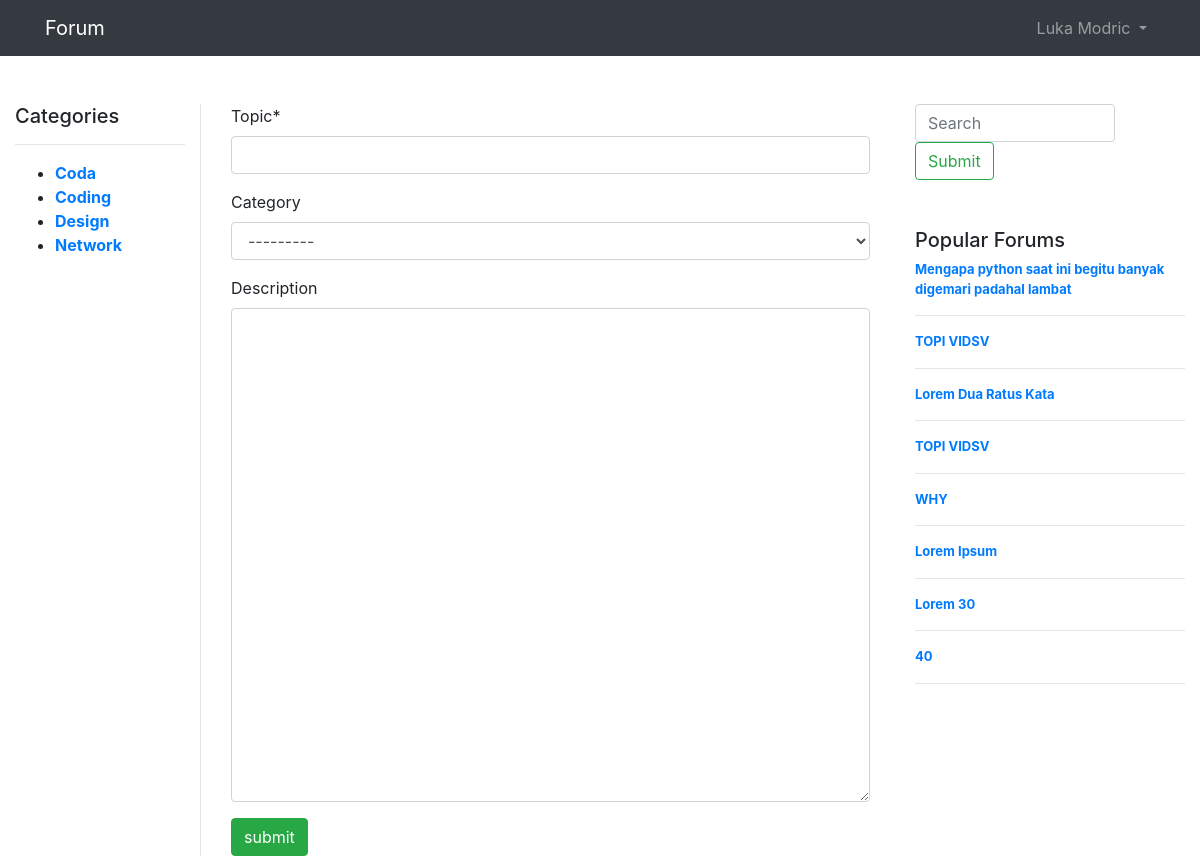
Page /addInForum/ (signed in) on the committed database.
### commentsapp/models.py (models this page shows, shortened)
class profile(models.Model):
    user = models.OneToOneField(User, null=True, blank=True,on_delete=models.CASCADE)
    name = models.CharField(max_length=200,default="anonymous")
    phone = models.CharField(max_length=200, null=True)
    profile_pic = models.ImageField(null=True, blank=True, default="default-profile.png")
    date_created = models.DateTimeField(auto_now_add=True, null=True)

class Category(models.Model):
    category = models.CharField(max_length=200)
    def __str__(self):
        return self.category

class forum(models.Model):
    profile = models.ForeignKey(profile, null=True, blank=True,on_delete=models.SET_NULL)
    topic = models.CharField(max_length=300)
    category = models.ForeignKey(Category, null=True, blank=True, on_delete=models.SET_NULL)
    description = models.CharField(max_length=1000,blank=True)
    num_comment = models.IntegerField(blank=True, null=True)
    date_created=models.DateTimeField(auto_now_add=True,null=True)

### commentsapp/views.py (the view, shortened to what this page needs)
# urls.py: path('addInForum/', views.addInForum, name='addInForum'),
@login_required(login_url='login')
def addInForum(request):
    form = CreateInForum()
    popular = forum.objects.all().order_by('-num_comment')
    category = Category.objects.all().order_by('category')
    context = {'form': form, 'category':category, 'popular':popular}
    return render(request, 'addInForum.html', context)

### commentsapp/forms.py
class CreateInForum(ModelForm):
    class Meta:
        model = forum
        fields = "__all__"
        exclude = ['profile','num_comment']
        widgets = {
            "description": Textarea(attrs={'cols':80, 'rows':20}),
        }

### commentsapp/templates/addInForum.html (shortened to what this page needs)
{% extends 'layout/main.html' %}
{% load crispy_forms_tags %}
{% block content %}
<div class="container-fluid">
    <div class="row mt-5">
        {% include 'layout/left_bar.html' %}
        <div class="col-7" style="border-left:1px solid #e5e5e5;height:100%">
            <div class="container">
                <div class="d-flex">
                    <form action="{% url 'addInForum' %}" method="POST">
                        {{form|crispy}}
                        <input type="submit" class="btn btn-success" value="submit">
                    </form>
                </div>
            </div>
        </div>
        {% include 'layout/right_bar.html' %}
    </div>
</div>
{% endblock %}

### commentsapp/templates/layout/navbar.html (shortened to what this page needs)
<nav class="navbar navbar-expand-lg navbar-dark bg-dark">
    <div class="container">
        <a class="navbar-brand" href="{% url 'home' %}">Forum</a>
        <div class="collapse navbar-collapse" id="navbarSupportedContent">
            <ul class="navbar-nav ml-auto">
                <li class="nav-item dropdown">
                    <a class="nav-link dropdown-toggle" href="#" id="navbarDropdown" role="button"
                        data-toggle="dropdown" aria-haspopup="true" aria-expanded="false">
                        {{request.user.profile.name}}
                    </a>
                </li>
            </ul>
        </div>
    </div>
</nav>

### commentsapp/templates/layout/left_bar.html
<div class="col-2 sticky-top">
    <h5>Categories</h5>
    <hr>
    <ul>
        {% for cat in category %}
            <li><a class="font-weight-bold" href="{% url 'category' cat.id %}">{{cat}}</a></li>
        {% endfor %}
    </ul>
</div>

### commentsapp/templates/layout/right_bar.html
<div class="popular col-3">
    <div>
        <form class="form-inline my-2 my-lg-0" method="GET" action="{% url 'search' %}">
            <input style="width: 200px;" name="searchVal" class="form-control mr-sm-2" type="search" placeholder="Search" aria-label="Search">
            <input class="btn btn-outline-success my-2 my-sm-0" type="submit">
        </form>
    </div>
    <h5 class="mt-5">Popular Forums</h5>
    {% for top in popular|slice:"10" %}
        <a class="d-block font-weight-bold" href="{% url 'view_forum' top.id %}">{{top.topic}}</a>
        <hr>
    {% endfor %}
</div>

### commentsapp/static/css/main.css (style rules this page uses)
.popular a { font-size: 13px; }

### rows in the picture
Category: category "Coda"
Category: category "Coding", category "---------"
Category: category "Design"
Category: category "Network"
forum: topic "Mengapa python saat ini begitu banyak digemari padahal lambat"
forum: topic "TOPI VIDSV"
forum: topic "Lorem Dua Ratus Kata"
forum: topic "TOPI VIDSV"
forum: topic "WHY"
forum: topic "Lorem Ipsum"
forum: topic "Lorem 30"
forum: topic "40"

### other values in the picture
{{ request.user.profile.name }} "Luka Modric"
